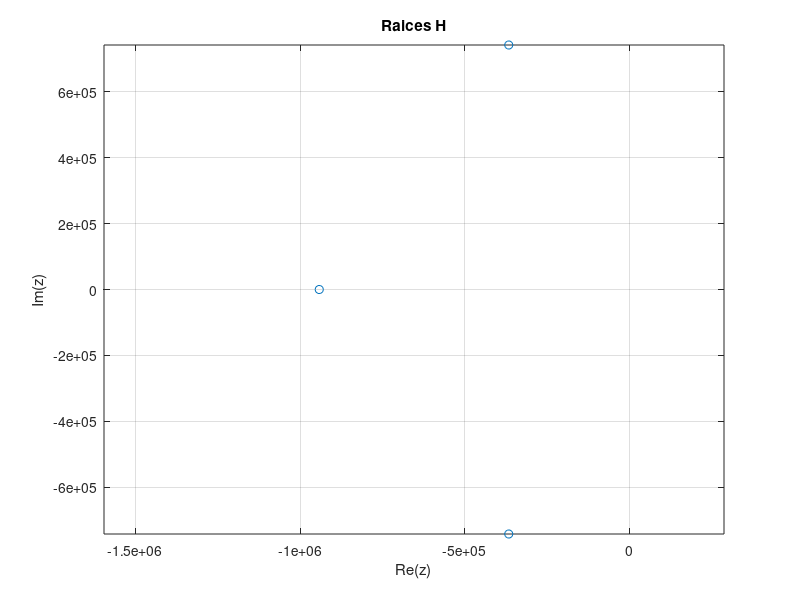

Source code (MATLAB): (Note: this script raises an error after producing the figure.)
%                    A
% H(s) = ———————————————————————————
%        1 + ps1 s + ps2 s² + ps3 s³
clear all
close all

%% Filter parameters
R1=1e+3;
R2=1e+3 ;
R3=2e+3;
R4=100 ;
C1=2.2e-9;
C2=15e-9;
C3=470e-12;
%% gain
A=-R3/(R1+R2);
%% Parameters
ps1= (C1*R1*R2+C3*(R3*R4+(R1+R2)*(R3+R4)))/(R1+R2);
ps2= (C3*(C1*R1*(R3*R4+R2*R3+R2*R4)+C2*R3*R4*(R1+R2)))/(R1+R2);
ps3= (C1*C2*C3*R1*R2*R3*R4)/(R1+R2);

%%
k_1=1;
k_2=1;
q=1;
fc=145467.6179859923;
ps1_w = 1/(k_1*2*pi*fc)+1/(q*k_2*2*pi*fc);
ps2_w = 1/(k_1+2*pi*fc*q*k_2*2*pi*fc)+1/((k_2*2*pi*fc)^2);
ps3_w = (C1*C2*C3*R1*R2*R3*R4)/(R1+R2);
%%
fprintf('Polos dados por los componentes:\n')
fprintf('ps1=%e, ps2=%e, ps3=%e\n',ps1,ps2,ps3)
fprintf('Polos dados por parametros de diseño:\n')
fprintf('ps1=%e, ps2=%e, ps3=%e\n',ps1_w,ps2_w,ps3_w)
%% Transfer functions
H=tf([A],[ps3 ps2 ps1 1])
H_w=tf([A],[ps3_w, ps2_w, ps1_w, 1])
%% roots
H_roots=roots([ps3 ps2 ps1 1])
figure(1)
plot(real(H_roots),imag(H_roots),"o")
axis equal
grid on
xlabel("Re(z)")
ylabel("Im(z)")
title('Raices H')
xline(0)
yline(0)

H_w_roots=roots([ps3_w ps2_w ps1_w 1])
figure(2)
plot(real(H_w_roots),imag(H_w_roots),"o")
axis equal
grid on
xlabel("Re(z)")
ylabel("Im(z)")
title("Raices H_w")
xline(0)
yline(0)


%% Bode diagrams
figure(3)
bode(H,'red')
title('Bode planta por componentes')
figure(4)
bode(H_w,'green')
title('Bode planta por diseño')
%xline(0)
yline(-3)

%%Frecuencias de corte de radianes/s a hertz
FC=9.18e+05/(2*pi)
FC_w=9.49e+05/(2*pi)
figure(5)
step(H)
title('Respuesta transitoria H')
figure(6)
step(H_w)
title('Respuesta transitoria H_w')
%xline(0)
yline(-3)
